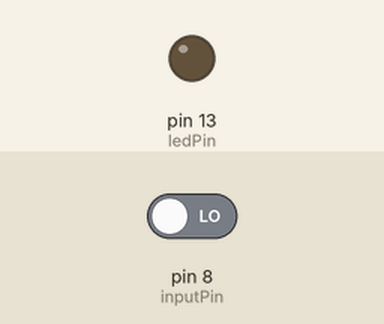
Recording of a sketch running on a simulated Arduino Uno, built with avr-gcc and run on an emulated ATmega328P. Shown: output pins drawn as LEDs (lit = HIGH). The inputs (shaded band) are chosen by the test bench; at power-on: pin 8 (inputPin) LOW.

Above: at 1.2 s.
1.3 s: pin 8 (inputPin) driven HIGH
At 2.5 s:
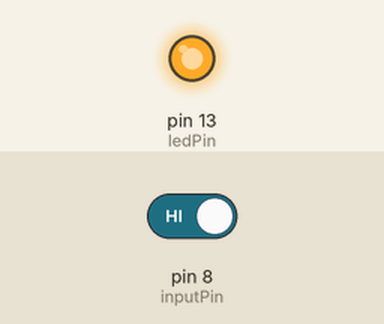
2.8 s: pin 8 (inputPin) driven LOW
At 3.6 s:
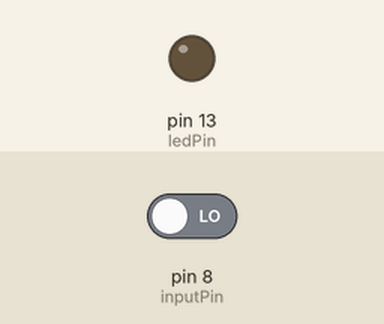
Timing chart, 0 to 5.8 s (numbered marks = the images above; inputs shaded):
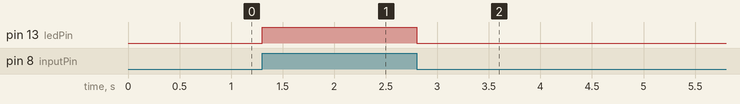

The sketch:

TouchSensor.ino
```cpp
int  ledPin = 13;
int  inputPin = 8;
int  touch = LOW;
int  stat = 0;

void setup() {
  // put your setup code here, to run once:
  pinMode(ledPin,OUTPUT);
  pinMode(inputPin,INPUT);
}

void loop() {
  // put your main code here, to run repeatedly:
  stat = digitalRead(inputPin);
  if(stat == HIGH)
  {
    digitalWrite(ledPin,HIGH);
    touch = HIGH;

  }else{
    digitalWrite(ledPin,LOW);
    touch = LOW;
  }
}
```

Measured:
- after the input at 1.3 s, pin 13 (ledPin): LOW → HIGH at once
- after the input at 2.8 s, pin 13 (ledPin): HIGH → LOW at once
